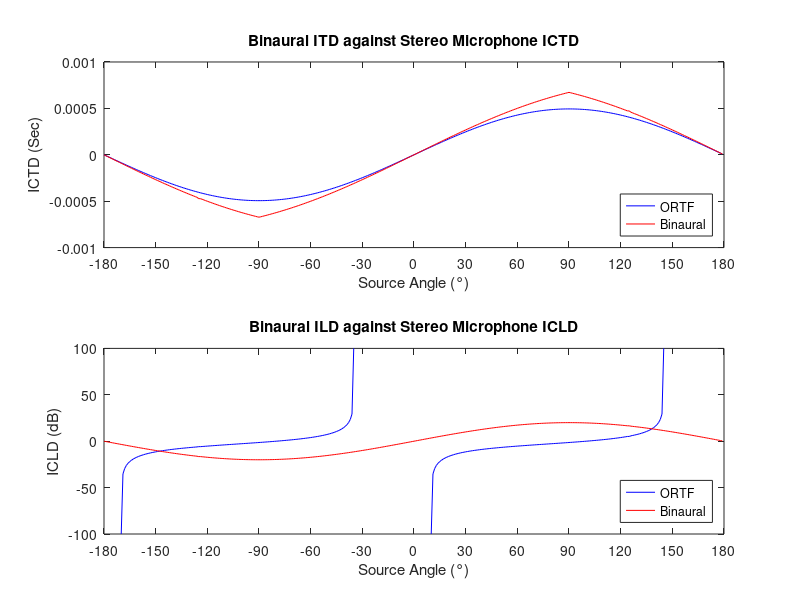

This chart was generated by the following MATLAB code: (Note: this script raises an error after producing the figure.)
%% ORTF ITD and ILD Calculator
clear all
close all
%Source Variables
Theta = 90; %Source Direction (angle of incidence) in degrees

%Microphone Variables
MicrophoneSpacing = 0.17; %Microphone Spacing in Meters 
MicrophoneAngle = 110; %Microphone Angle in degrees

aa = 0.5;
b = 0.5;

%Binaural Variables
HeadWidth = 0.18; %Width of Head in meters

%Constant Variables
c = 344; %Speed of Sound
m = MicrophoneSpacing; %Assing to new variable
a = MicrophoneAngle; %Assing to new variable


MicValues = zeros(360, 6);
BinauralValues = zeros(360, 5); 
PhantomSourceShift = zeros(360,2);
for n = -180:179
    Theta = n; 
    index = n + 181;
    
    %Calculate ICTD and ICLD of the Microphone
    MicValues(index, 1) = n; 
    MicValues(index, 2) = sind(Theta) * (m/c); %Calculate Interchannel Time Difference
      
    if Theta == 180 - a/2
        Theta = 179 - a/2;
    elseif Theta == -180 + a/2
        Theta = -179 + a/2;
    end
    
    MicValues(index, 3) = mag2db((0.5 + 0.5*cosd(Theta - a/2))/(0.5 + 0.5*cosd(Theta + a/2))); %Calculate Interchannel Level Difference 
    MicValues(index, 3) = mag2db(aa + b*tand(Theta - a/2));
    MicValues(index, 4 ) = mag2db((1 + cosd(Theta + a/2))); %Left Microphone
    MicValues(index, 5) = mag2db((1 + cosd(Theta - a/2))); %Right Microphone
   

    if  MicValues(index, 3) < -100
         MicValues(index, 3) = -100;
         MicValues(index, 4) = -100;
         MicValues(index, 5) = -100; 
    end
    if  MicValues(index, 3) > 100
         MicValues(index, 3) = 100;
         MicValues(index, 4) = 100;
         MicValues(index, 5) = 100; 
    end

    %Calculate ITD and ILD for Binaural
    Rho = Theta;
    if Rho < -90
        Rho = -180 - Rho;
    elseif Rho > 90
        Rho = 180 - Rho;
    end
    Theta = deg2rad(Theta);
    Rho = deg2rad(Rho);
    HeadRadius = HeadWidth/2; 
    ITD = ((HeadRadius*(Rho)) + (HeadRadius * sin(Rho)))/c; %Calculate Interchannel Time Difference
    ILD = HeadWidth * sqrt(1) * sin(Theta); %Calculate Interchannel Level Difference 
    ILD_dB = log10(ILD) * 20; %Calculate Interchannel Level Difference in dB
    ILD_dB = 20 *sin(Theta);
    
   

    BinauralValues(index, 1) = n;
    BinauralValues(index, 2) = ITD; 
    BinauralValues(index, 3) = ILD_dB;
    BinauralValues(index, 4) = ILD_dB;

    %Phantom Source Shift
    ITDShift = MicValues(index,2) * 13;
    ILDShift = MicValues(index, 3) * 0.075; 
    PhantomSourceShift(index, 1) = ITDShift + ILDShift; 
    
end
subplot(2,1,1)
plot(MicValues(:,1),MicValues(:,2), 'b')
title('Binaural ITD against Stereo Microphone ICTD')
hold on
plot(MicValues(:,1),BinauralValues(:,2), 'r')
xlabel('Source Angle (°)')
ylabel('ICTD (Sec)')
xlim([-180 180])
xticks(-180:30:180);
legend('ORTF', 'Binaural', 'Location', 'SouthEast')

subplot(2,1,2)
hold off
plot(MicValues(:,1),MicValues(:,3), 'b')
title('Binaural ILD against Stereo Microphone ICLD')
hold on
plot(MicValues(:,1),BinauralValues(:,4), 'r');
xlabel('Source Angle (°)')
ylabel('ICLD (dB)')
xlim([-180 180])
xticks(-180:30:180);
%ylim([-85 85])
legend('ORTF', 'Binaural', 'Location', 'SouthEast')





%Apply Cues to Signal
Angle = -40;
Fs = 44100;
[Audio, fs] = audioread('Clarinet.wav');
Audio = resample(Audio, Fs, fs);
Audio = Audio(:,1);
SampLength = length(Audio);
ORTFAudio = zeros(SampLength,2); 

Index=find(MicValues==Angle,1);
delay = round((MicValues(Index,2)*44100));

%Apply ICTD
if delay > 0
    ORTFAudio(delay:end, 1) = Audio(1:end-delay + 1, 1);
    ORTFAudio(:,2) = Audio;
elseif delay < 0
    delay = abs(delay); 
    ORTFAudio(:,1) = Audio(:,1);
    ORTFAudio(delay:end, 2) = Audio(1:end-delay + 1, 1);
elseif delay == 0
     ORTFAudio(:,1) = Audio(:,1);
     ORTFAudio(:,2) = Audio(:,1);
end

%Apply ICLD
ICLD_L = db2mag(MicValues(Index, 4));
ICLD_R = db2mag(MicValues(Index, 5));
ORTFAudio(:,1) = ORTFAudio(:,1) .* ICLD_L; %Column 4 is Left channel dB
ORTFAudio(:,2) = ORTFAudio(:,2) .* ICLD_R; %Column 5 is Right channel dB

%Normalise
%ORTFAudio = (0.99.* ORTFAudio./max(abs(ORTFAudio))); 
sound(ORTFAudio, Fs)
 
% %Binaural Output
BinauralAudio = zeros(SampLength, 2); 

Index=find(BinauralValues==Angle,1);
binauraldelay = round((BinauralValues(Index,2)*44100));

%Apply ICTD
if binauraldelay > 0
    BinauralAudio(binauraldelay:end, 1) = Audio(1:end-binauraldelay + 1, 1);
    BinauralAudio(:,2) = Audio;
elseif binauraldelay < 0
    binauraldelay = abs(binauraldelay); 
    BinauralAudio(:,1) = Audio(:,1);
    BinauralAudio(binauraldelay:end, 2) = Audio(1:end-binauraldelay + 1, 1);
elseif binauraldelay == 0
    BinauralAudio(:,1) = Audio(:,1);
    BinauralAudio(:,2) = Audio(:,1);
end
%Apply ICLD
BinauralAudio(:,1) = BinauralAudio(:,1) .* db2mag(MicValues(Index, 4)); %Column 4 is Left channel dB
BinauralAudio(:,2) = BinauralAudio(:,2) .* db2mag(MicValues(Index, 5)); %Column 5 is Right channel dB
ORTFAudio = 0.99.*ORTFAudio./(max(max(abs(ORTFAudio))));
%audiowrite("Clarinet_ORTF_135.wav", ORTFAudio, Fs);
% sound(BinauralAudio, Fs)
